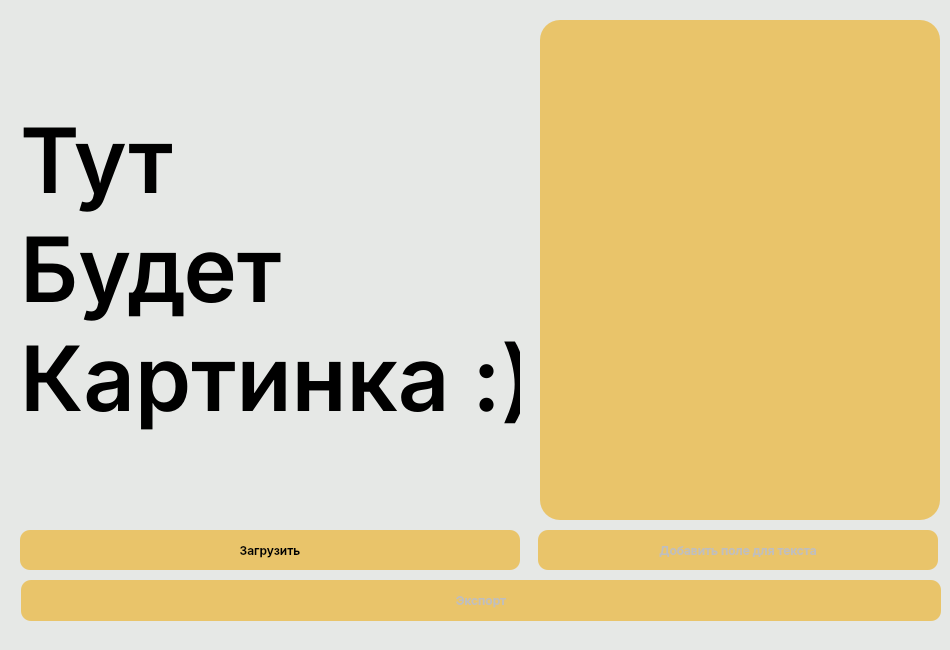
<?xml version="1.0" encoding="UTF-8"?>
<ui version="4.0">
 <class>Form</class>
 <widget class="QWidget" name="Form">
  <property name="enabled">
   <bool>true</bool>
  </property>
  <property name="geometry">
   <rect>
    <x>0</x>
    <y>0</y>
    <width>950</width>
    <height>650</height>
   </rect>
  </property>
  <property name="windowTitle">
   <string>Form</string>
  </property>
  <property name="styleSheet">
   <string notr="true">background-color: rgb(230, 232, 230);</string>
  </property>
  <widget class="QLabel" name="image">
   <property name="geometry">
    <rect>
     <x>20</x>
     <y>19</y>
     <width>500</width>
     <height>500</height>
    </rect>
   </property>
   <property name="styleSheet">
    <string notr="true">QLabel
{
	font-family: Inter,sans-serif;
	font-weight: 500;
	border-radius: 20px;
	font-size: 90px;
	background-color: rgb(230, 232, 230);
}</string>
   </property>
   <property name="midLineWidth">
    <number>2</number>
   </property>
   <property name="text">
    <string>Тут 
Будет 
Картинка :)</string>
   </property>
   <property name="scaledContents">
    <bool>false</bool>
   </property>
   <property name="wordWrap">
    <bool>false</bool>
   </property>
  </widget>
  <widget class="QListWidget" name="listWidget">
   <property name="geometry">
    <rect>
     <x>540</x>
     <y>20</y>
     <width>400</width>
     <height>500</height>
    </rect>
   </property>
   <property name="styleSheet">
    <string notr="true">QListWidget
{
	font-family: Inter,sans-serif;
	background-color: rgb(233, 196, 106);
	font-weight: 500;
	border-radius: 20px;
	padding: 10px;
}</string>
   </property>
   <property name="autoScrollMargin">
    <number>16</number>
   </property>
  </widget>
  <widget class="QPushButton" name="add_text_btn">
   <property name="enabled">
    <bool>false</bool>
   </property>
   <property name="geometry">
    <rect>
     <x>538</x>
     <y>530</y>
     <width>400</width>
     <height>40</height>
    </rect>
   </property>
   <property name="styleSheet">
    <string notr="true">QPushButton
{
	font-family: Inter,sans-serif;
	background-color: rgb(233, 196, 106);
	font-weight: 500;
	border-radius: 10px;
}

QPushButton:hover
{
	background-color: rgb(223, 41, 53);
	color: white;
}</string>
   </property>
   <property name="text">
    <string>Добавить поле для текста</string>
   </property>
  </widget>
  <widget class="QPushButton" name="load_btn">
   <property name="geometry">
    <rect>
     <x>20</x>
     <y>530</y>
     <width>500</width>
     <height>40</height>
    </rect>
   </property>
   <property name="styleSheet">
    <string notr="true">QPushButton
{
	font-family: Inter,sans-serif;
	background-color: rgb(233, 196, 106);
	font-weight: 500;
	border-radius: 10px;
}

QPushButton:hover
{
	background-color: rgb(223, 41, 53);
	color: white;
}</string>
   </property>
   <property name="text">
    <string>Загрузить</string>
   </property>
  </widget>
  <widget class="QPushButton" name="export_btn">
   <property name="enabled">
    <bool>false</bool>
   </property>
   <property name="geometry">
    <rect>
     <x>21</x>
     <y>580</y>
     <width>920</width>
     <height>41</height>
    </rect>
   </property>
   <property name="styleSheet">
    <string notr="true">QPushButton
{
	font-family: Inter,sans-serif;
	background-color: rgb(233, 196, 106);
	font-weight: 500;
	border-radius: 10px;
}

QPushButton:hover
{
	background-color: rgb(223, 41, 53);
	color: white;
}</string>
   </property>
   <property name="text">
    <string>Экспорт</string>
   </property>
  </widget>
 </widget>
 <resources/>
 <connections/>
</ui>
